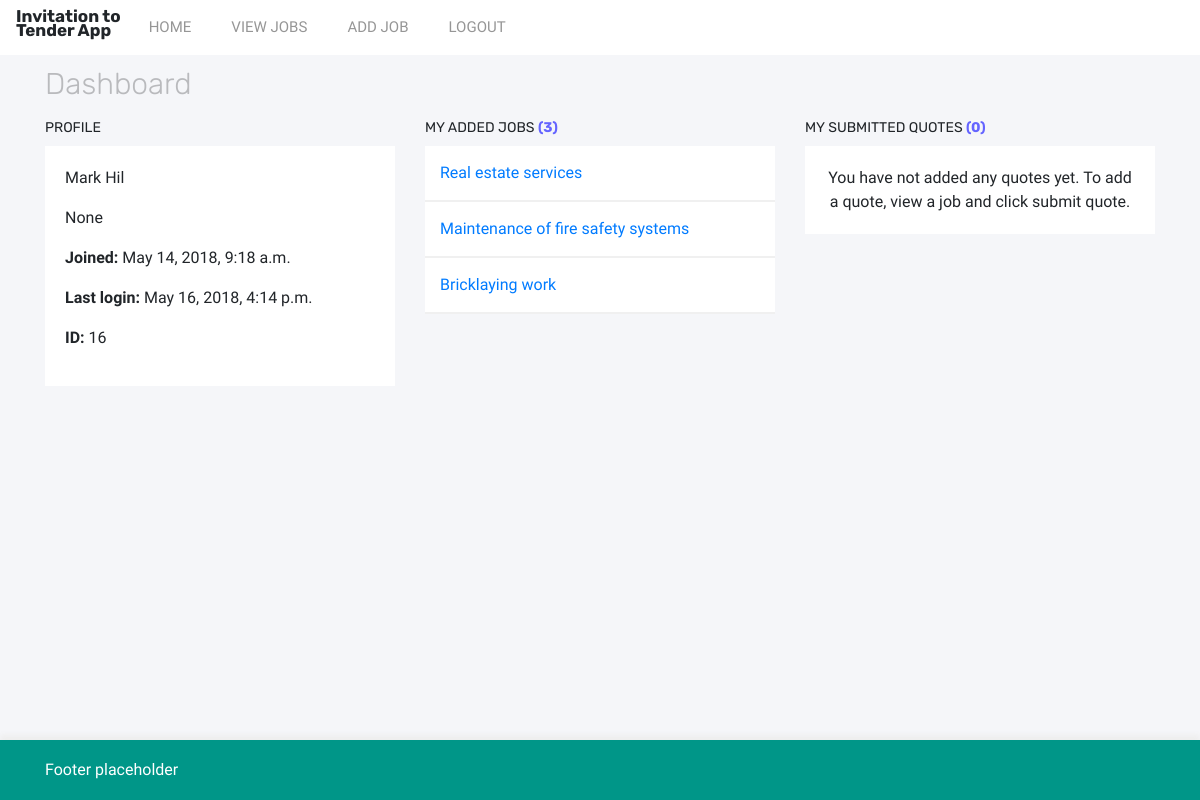
The page / (signed in) on the database its author committed.
### prototype/models.py (models this page shows, shortened)
class CustomUser(AbstractUser):
    name = models.CharField(blank=True, max_length=255)
    first_name = models.CharField(max_length=100, blank=True)
    second_name = models.CharField(max_length=100, blank=True)
    company = models.ForeignKey('Company', on_delete=models.SET_NULL, null=True)

class Job(models.Model):
    name = models.CharField(max_length=200, help_text="Enter a job name")
    description = models.TextField(max_length=750, help_text="Enter job description", null=True, blank=True)
    value = models.IntegerField(null=True, blank=True, help_text="Enter job value")
    company = models.ForeignKey('Company', on_delete=models.SET_NULL, null=True)
    added = models.DateTimeField(auto_now_add=True)
    region = models.ForeignKey('Region', on_delete=models.SET_NULL, null=True)
    added_by = models.ForeignKey(settings.AUTH_USER_MODEL, on_delete=models.CASCADE, null=True)
    closing_date = models.DateTimeField("Enter ending date:")
    trade = models.ManyToManyField(Trade)
    def get_absolute_url(self):
        return reverse('job_detail', args=[str(self.id)])

### prototype/views.py (the view)
# urls.py: path('', views.Dashboard.as_view(), name='index'),
class Dashboard(generic.DetailView):
    template_name = 'index.html'
    def get(self, request, *args, **kwargs):
        user = self.request.user
        job_list = Job.objects.filter(added_by__exact=user.id)
        quotes = Quote.objects.filter(quote_added_by__exact=user.id)
        return render(request, self.template_name, {'job_list': job_list, 'user': user, 'quotes': quotes})

### prototype/templates/index.html (shortened to what this page needs)
{% extends 'base.html' %}
{% block content %}
{% if user.is_authenticated %}
<div class="row">
  <div class="col">
    <h1 class="page-title">Dashboard</h1>
  </div>
</div>
<div class="row">
  <div class="col-4">
    <h3 class="panel-title">Profile</h3>
    <div class="dashboard-panel-light">
      <p>{{user.first_name}} {{user.second_name}}</p>
      <p>{{user.company}}</p>
      <p><strong>Joined:</strong> {{user.date_joined}}</p>
      <p><strong>Last login:</strong> {{user.last_login}}</p>
      <p><strong>ID:</strong> {{user.id}}</p>
    </div>
  </div>
  <div class="col-4">
    <h3 class="panel-title">My added jobs <span class="db-counter">({{job_list|length}})</span></h3>
    <div class="dashboard-panel-rows">
      {% if job_list %}
        {% for j in job_list %}
          <a href="{{ j.get_absolute_url }}">
            <div class="panel-row">
              {{j.name}}
            </div>
          </a>
        {% endfor %}
      {% else %}
        <div class="empty-list">
          <p class="no-records-found">You have not added any jobs yet. Click <a href="{% url 'add_job' %}">add job</a> to add a new job.</p>
        </div>
      {% endif %}
    </div>
  </div>
  <div class="col-4">
    <h3 class="panel-title">My submitted quotes <span class="db-counter">({{quotes|length}})</span></h3>
    <div class="dashboard-panel-rows">
      {% if quotes %}
        {% for q in quotes %}
          <div class="panel-row">
            <p><a href="#">{{q.job_name}}</a></p>
            <p>£{{q.value}}</p>
            <p>Contractor: <a href="#">{{q.quote_added_by}}</a></p>
          </div>
        {% endfor %}
      {% else %}
        <div class="empty-list">
          <p class="no-records-found">You have not added any quotes yet. To add a quote, view a job and click submit quote.</p>
        </div>
      {% endif %}
    </div>
  </div>
</div>
{% endif %}
{% endblock %}

### prototype/static/css/base.css (style rules this page uses)
body { margin-bottom: 100px; }
h1, h2, h3, h4, h5, h6 { font-family: 'Rubik'; }
p, a, ul, li { font-family: 'Libre Franklin'; }
.no-records-found { text-align: center; padding: 20px; }
body { background-color: rgb(245,246,249); }
h1.page-title { color: rgb(185,186,189); font-weight: 300; font-size: 30px; }
.db-counter { font-weight: 700; color: rgb(100,100,255); }
h3.panel-title { font-size: 14px; font-weight: 400; text-transform: uppercase; margin: 10px 0px; }
div.dashboard-panel-light { background-color: rgb(255,255,255); padding: 20px; }
div.dashboard-panel-rows { background-color: rgb(255,255,255); }
.panel-row { padding: 15px 15px; border-bottom: solid 2px rgb(240,240,240); transition: background-color .25s; }

### rows shown on the page
CustomUser: first_name "Mark", second_name "Hil", company "None", date_joined "May 14, 2018, 9:18 a.m.", last_login "May 16, 2018, 4:14 p.m.", id "16"
Job: name "Real estate services"
Job: name "Maintenance of fire safety systems"
Job: name "Bricklaying work"

### other values the page prints
{{ job_list|length }} "3"
{{ quotes|length }} "0"
